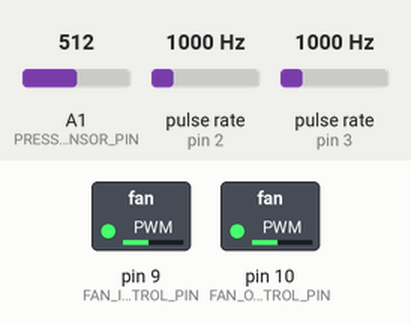
Bench run of a sketch on a simulated Arduino Uno, built with avr-gcc and run on an emulated ATmega328P. Shown: switched loads named in the sketch (green lamp = pin HIGH). Wiring (inferred from the names in the program): 2 × pulse sensor: data pin 2 / data pin 3. Inputs (shaded band) come from the test bench; at power-on: A1 (PRESSURE_SENSOR_PIN) = 512, pulse rate (sensors on pin 2, pin 3) 1000 Hz. EEPROM starts erased.

Above: at 6.2 s.
6.3 s: A1 (PRESSURE_SENSOR_PIN) set to 310
At 9.25 s:
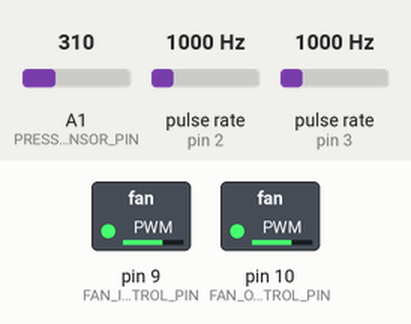
9.3 s: A1 (PRESSURE_SENSOR_PIN) set to 716
12.3 s: A1 (PRESSURE_SENSOR_PIN) set to 0
At 12.6 s:
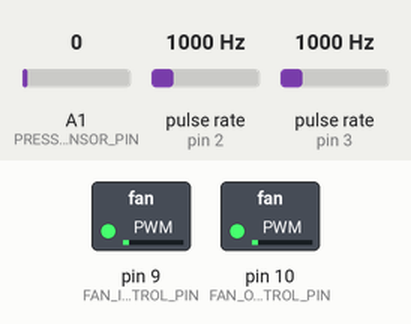
15.3 s: A1 (PRESSURE_SENSOR_PIN) set to 1023
Timing chart, 0 to 18.9 s (numbered marks = the images above; inputs shaded):
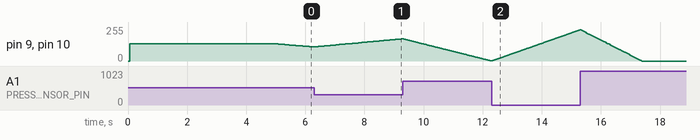

Measured:
- after the input at 12.3 s, pin 9 (FAN_INLET_CONTROL_PIN), pin 10 (FAN_OUTLET_CONTROL_PIN): moves from 1/255 to 233/255 over 3.0 s, starting at once

The sketch:

Organ_Air_Supply.ino
```cpp
#include <EEPROM.h>

#define FAN_INLET_CONTROL_PIN   9   // brown fan wire
#define FAN_OUTLET_CONTROL_PIN  10  // white fan wire
#define FAN_INLET_SENSOR_PIN    2   // yellow fan wire
#define FAN_OUTLET_SENSOR_PIN   3   // purple fan wire
#define PRESSURE_SENSOR_PIN     A1


#define FAN_CONTROL_MAX         320 // 0 to 320 is 0 to 100% duty cycle

#define CLIP(x, MIN, MAX)       (((x)>(MIN)) ? ((x) > (MAX)) ? (MAX) : (x) : (MIN));

volatile uint16_t fan_inlet_sensor_counter   = 0;
volatile uint16_t fan_outlet_sensor_counter  = 0;
volatile uint8_t  fan_sensor_clock_divider   = 0;
volatile float    fan_inlet_sensor_rpm       = 0;
volatile float    fan_outlet_sensor_rpm      = 0;

float    PID_TARGET_PRESSURE     =    2.25; //inches H2O
bool     pid_is_initalized = false;
float    pid_p=0.003, pid_i=0.003, pid_d=0.02;
float    pid_prev_error = 0;
float    pid_integral_error = 0;
uint32_t pid_prev_time = 0;
float    high_res_duty = 0;

/*---------------------------------------------------------------*/
//PRIVATE
//determine the fan speed from the fan sensor counters
ISR(TIMER2_OVF_vect)
{
  // this timer ISR runs every 16.384 milliseconds
  // but that is too fast so only update every 8 times,
  // ie  131.072 milliseconds

  ++fan_sensor_clock_divider;
  if((fan_sensor_clock_divider % 8) == 0)
    {
      cli();
      float inlet                = fan_inlet_sensor_counter  * ((1000.0 * 60.0) / (4.0 * 131.072));
      float outlet               = fan_outlet_sensor_counter * ((1000.0 * 60.0) / (4.0 * 131.072));
      fan_inlet_sensor_counter   = 0;
      fan_outlet_sensor_counter  = 0;
      sei();
      fan_inlet_sensor_rpm       = (inlet * 0.2)  + (fan_inlet_sensor_rpm  * 0.8);
      fan_outlet_sensor_rpm      = (outlet * 0.2) + (fan_outlet_sensor_rpm * 0.8);
    }
}

/*-------------------------------------------------------------c--*/
//PRIVATE
void fan_inlet_sensor_counter_interrupt()
{
  ++fan_inlet_sensor_counter;
}

/*---------------------------------------------------------------*/
//PRIVATE
void fan_outlet_sensor_counter_interrupt()
{
  ++fan_outlet_sensor_counter;
}

/*---------------------------------------------------------------*/
//PUBLIC
void fan_control_init()
{
  pinMode(FAN_INLET_CONTROL_PIN , OUTPUT);
  pinMode(FAN_OUTLET_CONTROL_PIN, OUTPUT);
  digitalWrite(FAN_INLET_CONTROL_PIN , LOW);
  digitalWrite(FAN_OUTLET_CONTROL_PIN, LOW);

  TCCR1A = 0;                  //clear timer registers
  TCCR1B = 0;
  TCNT1  = 0;

  TCCR1B |= _BV(CS10);         //no prescaler
  ICR1    = FAN_CONTROL_MAX;   //PWM mode counts up 320 then down 320 counts (25kHz)

  fan_set_duty(0, true);
  TCCR1A |= _BV(COM1A1);       //output A clear rising/set falling

  fan_set_duty(0, false);
  TCCR1A |= _BV(COM1B1);       //output B clear rising/set falling

  TCCR1B |= _BV(WGM13);        //PWM mode with ICR1 Mode 10
  TCCR1A |= _BV(WGM11);        //WGM13:WGM10 set 1010
}

/*---------------------------------------------------------------*/
//PUBLIC
void fan_sensor_init()
{
  //timer to count
  //WGM22:0 = 0, normal mode
  TIMSK2 = (TIMSK2 & B11111110) | 0x01; //enable interrupt on overflow
  TCCR2A = (TCCR2B & B11111100) | 0x00; //WGM to normal mode
  TCCR2B = (TCCR2B & B11110000) | 0x07; //set 1024 prescaler and one WGM bit (16.384 milliseconds)

  pinMode(FAN_INLET_SENSOR_PIN , INPUT_PULLUP);
  pinMode(FAN_OUTLET_SENSOR_PIN, INPUT_PULLUP);

  attachInterrupt(digitalPinToInterrupt(FAN_INLET_SENSOR_PIN) , fan_inlet_sensor_counter_interrupt , CHANGE);
  attachInterrupt(digitalPinToInterrupt(FAN_OUTLET_SENSOR_PIN), fan_outlet_sensor_counter_interrupt, CHANGE);
}

/*---------------------------------------------------------------*/
//PUBLIC
//resolution is 0.3125%
void fan_set_duty(float duty, int is_inlet)
{
  duty = CLIP(duty, 0, 100);
  uint16_t raw = round(FAN_CONTROL_MAX * 0.01 * duty);
  cli();
  if(is_inlet)
    OCR1A = raw;
  else
    OCR1B = raw;
  sei();
}

/*---------------------------------------------------------------*/
//PUBLIC
float fan_get_duty(int is_inlet)
{
  uint16_t raw;
  if(is_inlet)
    raw = OCR1A;
  else
    raw = OCR1B;

  return raw * 100 / (float)FAN_CONTROL_MAX;
}

/*---------------------------------------------------------------*/
//PUBLIC
void pressure_sensor_init()
{
  pinMode(PRESSURE_SENSOR_PIN , INPUT); //INPUT_PULLUP?
}

/*---------------------------------------------------------------*/
//PUBLIC
float pressure_sensor_read()
{
  // theoretical output range 0 to 5 inches h20
  // 5% to 80% of input voltage; 51.15 to 819.2 raw analogRead.
  //empirical: sensor reads 54 (raw analogRead) when 0 pressure,
  //reading average 762.27 (raw analogRead) when 4.375 inches measared with u-tube manometer
  //this is more like 5.3% to 84% (54 to 864) raw analogRead
  int raw = analogRead(PRESSURE_SENSOR_PIN);

  //4 3/8 reading 4.6
  //4.375 inches reading 4.627 inches

  float inches = (raw - 54) * 5.0 / (864 - 54);
  //inches = CLIP(inches, 0, 5);
  return inches;
}

/*---------------------------------------------------------------*/
//PUBLIC
float pid_init()
{
  uint8_t magic_number = 0x69;
  uint8_t data = EEPROM.read(0);
  if(data != magic_number)
    {
      EEPROM.write(0, magic_number);
      pid_set_p(pid_p);
      pid_set_i(pid_i);
      pid_set_d(pid_d);
      pid_set_target_pressure(PID_TARGET_PRESSURE);
    }

  EEPROM.get(1, pid_p);
  EEPROM.get(5, pid_i);
  EEPROM.get(9, pid_d);
  EEPROM.get(13, PID_TARGET_PRESSURE);
}

/*---------------------------------------------------------------*/
void pid_set_p(float p)
{
  pid_p = p;
  EEPROM.put(1, p);
}

/*---------------------------------------------------------------*/
void pid_set_i(float i)
{
  pid_i = i;
  EEPROM.put(5, i);
}

/*---------------------------------------------------------------*/
void pid_set_d(float d)
{
  pid_d = d;
  EEPROM.put(9, d);
}

/*---------------------------------------------------------------*/
void pid_set_target_pressure(float target_pressure)
{
  PID_TARGET_PRESSURE = target_pressure;
  EEPROM.put(13, target_pressure);
}

/*---------------------------------------------------------------*/
//PUBLIC
//returns the fan pwm duty cycle adjustment
float pid_update(float pressure, float target_pressure)
{
  float    e  = target_pressure - pressure;
  uint32_t t  = millis();
  uint32_t dt = t - pid_prev_time; //correct even when millis overflows
  float    deriv = (dt > 0) ? ((e - pid_prev_error) / (float)dt) : 0;

  pid_prev_time  = t;
  pid_prev_error = e;

  if(!pid_is_initalized)
    {
      pid_is_initalized = true;
      return 0;
    }

  //trapezoidal rule integral
  //pid_integral_error += (e+pid_prev_error) * 0.5 * (float)dt;

  //mean rule integral
  pid_integral_error = e * (float)dt;

  if(pid_integral_error > 100)
    pid_integral_error = 100.0 / pid_i;

  if(pid_integral_error < -100)
    pid_integral_error = -100.0 / pid_i;

  //Serial.println(pressure);
  //Serial.print(" : ");
  //Serial.println(pid_p*e + pid_i*pid_integral_error + pid_d*deriv);

  return pid_p*e + pid_i*pid_integral_error + pid_d*deriv;
}

/*---------------------------------------------------------------*/
void setup()
{
  Serial.begin(115200);
  fan_control_init();
  fan_sensor_init();
  pressure_sensor_init();
  pid_init();

  fan_set_duty(50 , true);
  fan_set_duty(50, false);
  high_res_duty = 50;
  delay(5000);
}

/*---------------------------------------------------------------*/
void loop()
{
  while(Serial.available())
    {
      switch(Serial.read())
        {
          /*
          case 'q':
            fan_set_duty(fan_get_duty(true) + 5, true);
            break;
          case 'a':
            fan_set_duty(fan_get_duty(true) - 5, true);
            break;
          case 'w':
            fan_set_duty(fan_get_duty(false) + 5, false);
            break;
          case 's':
            fan_set_duty(fan_get_duty(false) - 5, false);
            break;
          */
          case 'p':
            pid_set_p(pid_p - 0.001);
            Serial.print("pid_p = ");
            Serial.println(pid_p*10);
            break;
          case 'P':
            pid_set_p(pid_p + 0.001);
            Serial.print("pid_p = ");
            Serial.println(pid_p * 10);
            break;
          case 'i':
            pid_set_i(pid_i - 0.0001);
            Serial.print("pid_i = ");
            Serial.println(pid_i*100);
            break;
          case 'I':
            pid_set_i(pid_i + 0.0001);
            Serial.print("pid_i = ");
            Serial.println(pid_i*100);
            break;
          case 'd':
            pid_set_d(pid_d - 0.01);
            Serial.print("pid_d = ");
            Serial.println(pid_d);
            break;
          case 'D':
            pid_set_d(pid_d + 0.01);
            Serial.print("pid_d = ");
            Serial.println(pid_d);
            break;
          case '=': /*cascade*/
          case '+':
            pid_set_target_pressure(PID_TARGET_PRESSURE + 0.05);
            Serial.print("target pressure = ");
            Serial.print(PID_TARGET_PRESSURE);
            Serial.println(" inches H2O");
            break;
          case '-': /*cascade*/
          case '_':
            pid_set_target_pressure(PID_TARGET_PRESSURE - 0.05);
            Serial.print("target pressure = ");
            Serial.print(PID_TARGET_PRESSURE);
            Serial.println(" inches H2O");
          default: break;
        }
    }
/*
    Serial.println("***********************");
    Serial.print("INLET FAN: \t");
    Serial.print(round(fan_get_duty(true)));
    Serial.print("%\t");
    Serial.print(round(fan_inlet_sensor_rpm));
    Serial.println(" rpm");
    Serial.print("OUTLET FAN: \t");
    Serial.print(round(fan_get_duty(false)));
    Serial.print("%\t");
    Serial.print(round(fan_outlet_sensor_rpm));
    Serial.println(" rpm");
    Serial.print("PRESSURE: \t");
    Serial.print(pressure_sensor_read());
    Serial.println(" inches H2O");

    delay(100);
*/
    float adjustment = pid_update(pressure_sensor_read(), PID_TARGET_PRESSURE);
    high_res_duty += adjustment;
    fan_set_duty(high_res_duty , true);
    fan_set_duty(high_res_duty, false);
    //fan_set_duty(adjustment + fan_get_duty(true) , true);
    //fan_set_duty(adjustment + fan_get_duty(false), false);
}
```
